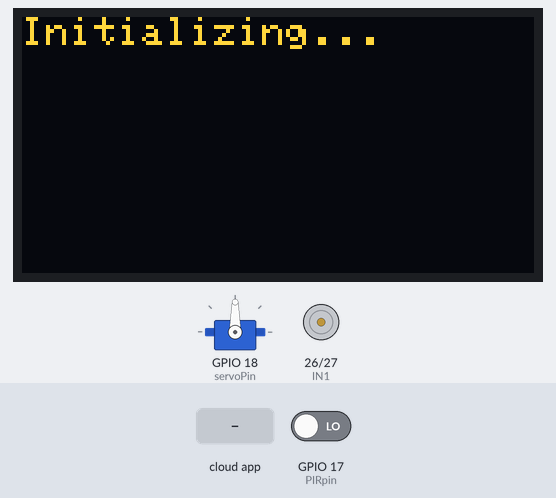
Bench run of a sketch on a simulated ESP32. On the bench: servo, 128×64 one-colour display, motor-driver pin pairs drawn as motors (green arrow = first pin HIGH = forward, orange = second pin HIGH = backward, longer = more drive, scaled by the enable pin). Inputs (shaded band) come from the test bench; at power-on: GPIO 17 (PIRpin) LOW. The OLED is the two-colour kind (top 16 rows yellow); WiFi joins after 1.5 s; servers stay silent unless stated; the local clock reads 2024-03-15 10:24:30 at power-on unless the sketch sets it; the Firebase database answers and starts empty; what the sketch prints to the serial monitor is not drawn.

Above: at 0.4 s.
At 2.1 s:
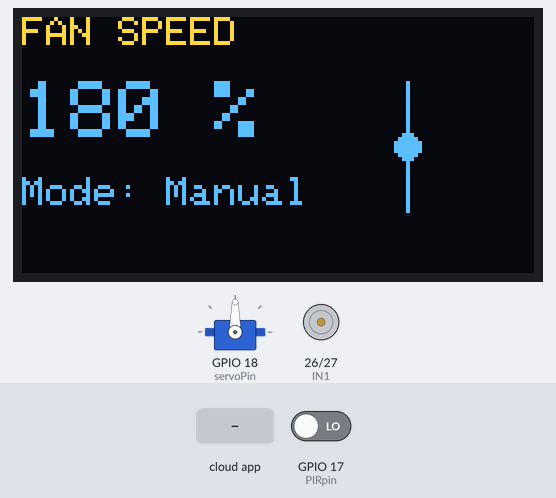
3.1 s: the phone or cloud app sets slow to 1
At 6.22 s:
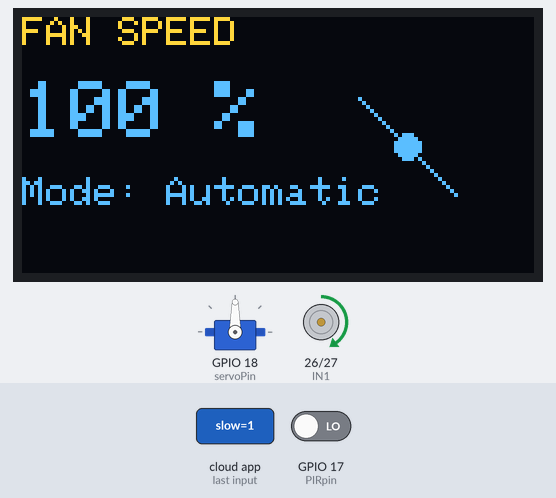
6.8 s: the phone or cloud app sets slow to 0
10.2 s: the phone or cloud app sets moderate to 1
At 12.4 s:
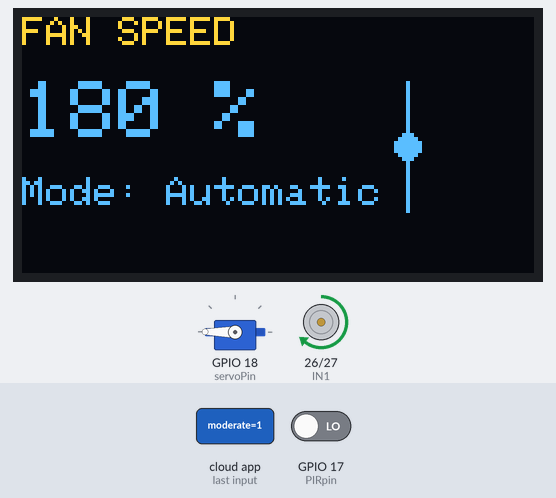
13.0 s: the phone or cloud app sets moderate to 0
17.0 s: the phone or cloud app sets rapid to 1
At 20.24 s:
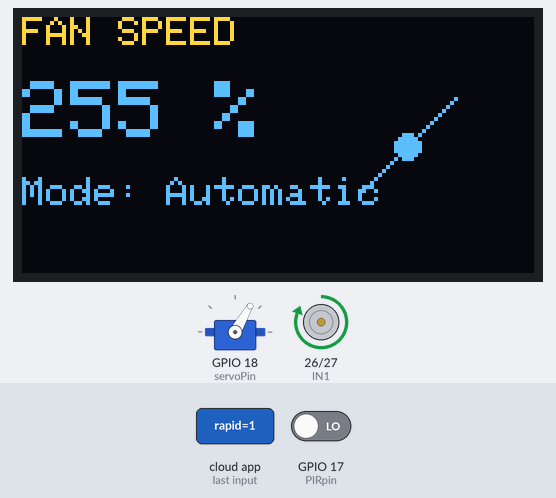
20.9 s: the phone or cloud app sets moderate to 1
At 22.76 s:
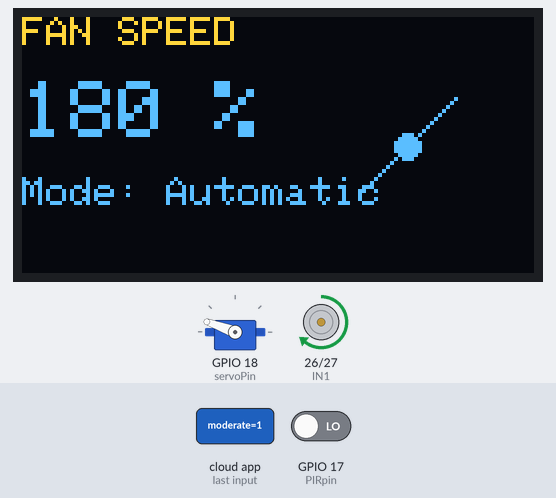
Timing chart, 0 to 24.4 s (numbered marks = the images above; inputs shaded):
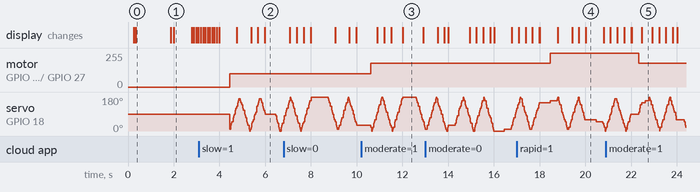

The sketch:

ucb-iot-fan-control.ino
```cpp
#include <Arduino.h>
#include <Wire.h>
#include <ESP32Servo.h>

#include "oledDisplay.h"
#include "configFirebase.h"

Servo servo;

OLEDDISPLAY display;
CONFIGFIREBASE firebase;

const int PIRpin   = 17;
const int servoPin = 18;

// L298N Motor Driver
const int ENA = 25;   // PWM
const int IN1 = 26;
const int IN2 = 27;

const int pwmFreq       = 1000;   // 1 kHz
const int pwmResolution = 8;      // 0–255

unsigned long oledMillis     = 0;
unsigned long firebaseMillis = 0;
unsigned long servoMillis    = 0;
unsigned long prevTime = 0;

const unsigned long OLED_INTERVAL     = 100;
const unsigned long FIREBASE_INTERVAL = 2000;
const unsigned long SERVO_INTERVAL    = 20;

bool firebaseActive = false;
bool isActivateServo = false;

int currentSpeed = 0;
int targetSpeed  = 0;

int servoAngle = 0;
int servoDir   = 1;


void setup() {
  Serial.begin(115200);
  Wire.begin();

  pinMode(PIRpin, INPUT);
  pinMode(IN1, OUTPUT);
  pinMode(IN2, OUTPUT);

  // Servo
  servo.attach(servoPin);
  servo.write(90);

  ledcAttach(ENA, pwmFreq, pwmResolution);
  ledcWrite(ENA, 0);

  Serial.println("ESP32 FAN CONTROL START");

  display.initDisplay();
  display.landingDisplay("Initializing...");

  if(!firebase.initFirebase()) {
    pirMode();
  }

}

void loop() {
  unsigned long now = millis();

  bool powerOn = firebase.hasPowerOn();
  bool autoMode = firebase.statusMode();

  if (now - firebaseMillis >= FIREBASE_INTERVAL) {
    firebaseMillis = now;

    int remote = firebase.remoteSpeed();
    if (remote >= 1) {
      targetSpeed = constrain(remote, 0, 255);
      firebaseActive = targetSpeed > 0;
      Serial.print("Firebase speed: ");
      Serial.println(targetSpeed);

      if (firebaseActive) {
        isActivateServo = true;
        prevTime = now;
      }
    }
  }

  if (isActivateServo) {
    servoSweep();
    if (now - prevTime >= 60000) {
      Serial.println("60s passed, checking servo activation again...");
      prevTime = now;
    }
  }

 if (firebaseActive) {
    Serial.println("Active fan!");
    moveForward(targetSpeed);
  } else {
    if (!powerOn && !autoMode) {
      pirMode();
    }
  }

  if (now - oledMillis >= OLED_INTERVAL) {
    oledMillis = now;
    display.showDisplay(targetSpeed, firebaseActive ? "Automatic" : "Manual");
  }
}


void moveForward(int speed) {
  digitalWrite(IN1, HIGH);
  digitalWrite(IN2, LOW);
  ledcWrite(ENA, speed);
}
void stopMotor() {
  digitalWrite(IN1, LOW);
  digitalWrite(IN2, LOW);
  ledcWrite(ENA, 0);
}

void pirMode() {
  int motion = digitalRead(PIRpin);

  if (motion == HIGH) {
    Serial.println("Motion detected!");
    moveForward(180);
    display.showDisplay(180, "Manual");

    isActivateServo = false;
    resetServo();
  } else {
    Serial.println("Motion not detected!");
    stopMotor();
  }
}
void servoSweep() {
  unsigned long now = millis();

  if (now - servoMillis >= SERVO_INTERVAL) {
    servoMillis = now;

    servoAngle += servoDir * 10;

    if (servoAngle >= 180) {
      servoAngle = 180;
      servoDir = -1; // reverse
    }
    else if (servoAngle <= 0) {
      servoAngle = 0;
      servoDir = 1;  // forward
    }

    servo.write(servoAngle);
    Serial.print("Servo angle: "); Serial.println(servoAngle);
  }
}


void resetServo() {
  servoAngle = 0;
  servoDir   = 1;
  servo.write(0);
}
```

oledDisplay.cpp
```cpp
#include "oledDisplay.h"

#include <SPI.h>
#include <Wire.h>
#include <Adafruit_GFX.h>
#include <Adafruit_SH110X.h>

// ===== MATCH YOUR WORKING CODE =====
#define i2c_Address 0x3C
#define SCREEN_WIDTH 128
#define SCREEN_HEIGHT 64
#define OLED_RESET   -1

// IMPORTANT: keep name DIFFERENT from your class instance
static Adafruit_SH1106G display(
  SCREEN_WIDTH,
  SCREEN_HEIGHT,
  &Wire,
  OLED_RESET
);

OLEDDISPLAY::OLEDDISPLAY() {}
OLEDDISPLAY::~OLEDDISPLAY() {}

void OLEDDISPLAY::initDisplay() {
  delay(250);  // REQUIRED (from Adafruit example)

  if (!display.begin(i2c_Address, true)) {
    Serial.println(F("SH1106 OLED init failed"));
    while (1);
  }

  display.clearDisplay();
  display.display();
}

void OLEDDISPLAY::showDisplay(int speed, const char * mode) {
  display.clearDisplay();

  display.setTextSize(1);
  display.setTextColor(SH110X_WHITE);
  display.setCursor(0, 0);
  display.println("FAN SPEED");

  display.setTextSize(2);
  display.setCursor(0, 16);
  if(speed <= 0)
    speed = 180;
  display.print(speed);
  display.print(" %");

  display.setTextSize(1);
  display.setCursor(0, 40);  // place below the speed
  display.print("Mode: ");
  display.println(mode);


  if (speed > 0) {
    animFrame = (animFrame + 1) % 4;
    drawFan(animFrame);
  }

  display.display();
}

void OLEDDISPLAY::landingDisplay(const char *message) {
  display.clearDisplay();

  display.setTextSize(1);
  display.setTextColor(SH110X_WHITE);
  display.setCursor(0, 0);
  display.println(message);
  display.display();
}

void OLEDDISPLAY::drawFan(uint8_t frame) {
  int cx = 96;
  int cy = 32;

  // hub
  display.fillCircle(cx, cy, 3, SH110X_WHITE);

  switch (frame) {
    case 0:
      display.drawLine(cx, cy, cx + 16, cy, SH110X_WHITE);
      display.drawLine(cx, cy, cx - 16, cy, SH110X_WHITE);
      break;
    case 1:
      display.drawLine(cx, cy, cx + 12, cy - 12, SH110X_WHITE);
      display.drawLine(cx, cy, cx - 12, cy + 12, SH110X_WHITE);
      break;
    case 2:
      display.drawLine(cx, cy, cx, cy + 16, SH110X_WHITE);
      display.drawLine(cx, cy, cx, cy - 16, SH110X_WHITE);
      break;
    case 3:
      display.drawLine(cx, cy, cx - 12, cy - 12, SH110X_WHITE);
      display.drawLine(cx, cy, cx + 12, cy + 12, SH110X_WHITE);
      break;
  }
}
```

oledDisplay.h
```cpp
#ifndef __OLEDDISPLAY__H
#define __OLEDDISPLAY__H

#include <Arduino.h>

class OLEDDISPLAY {
  public:
    OLEDDISPLAY();
    ~OLEDDISPLAY();

    void initDisplay();
    void showDisplay(int speed, const char * mode = NULL);
    void landingDisplay(const char * message);

  private:
    void drawFan(uint8_t frame);
    uint8_t animFrame = 0;
};

#endif
```

configFirebase.cpp
```cpp
#include "configFirebase.h"

#ifdef ESP32
#include <WiFi.h>
#include <FirebaseESP32.h>
#endif

#include <addons/TokenHelper.h>
#include <addons/RTDBHelper.h>

// ===== WIFI & FIREBASE CONFIG =====
#define WIFI_SSID       "SmartFanIoT"
#define WIFI_PASSWORD   "SmartFanIoT"

#define API_KEY         "AIzaSyCX984wDmiwBhVF98KtTrtNNeeC0C6rQDk"
#define DATABASE_URL    "https://fan-control-4b762-default-rtdb.firebaseio.com"
#define USER_EMAIL      "testuser@gmail.com"
#define USER_PASSWORD   "test123456!"

FirebaseData fbdo;
FirebaseAuth auth;
FirebaseConfig config;

static unsigned long lastFirebaseRead = 0;
static unsigned long prevTime = 0;
const unsigned long FIREBASE_INTERVAL = 2000;

CONFIGFIREBASE::CONFIGFIREBASE() {}

void CONFIGFIREBASE::initTime() {
  configTime(0, 0, "pool.ntp.org", "time.nist.gov");

  Serial.print("Syncing time");
  time_t now = time(nullptr);
  while (now < 100000) {
    delay(500);
    Serial.print(".");
    now = time(nullptr);
  }
  Serial.println("\nTime synchronized");
}

bool CONFIGFIREBASE::initFirebase() {
  WiFi.begin(WIFI_SSID, WIFI_PASSWORD);
  Serial.print("Connecting to WiFi");

  unsigned long wifiStart = millis();
  unsigned long lastDot = millis();
  bool connected = false;

  while (!connected) {
    unsigned long now = millis();

    if (WiFi.status() == WL_CONNECTED) {
      connected = true;
      Serial.println("\nWiFi Connected!");
      break;
    }

    if (now - wifiStart >= 120000) {
      Serial.println("\nWiFi connection timeout! Escaping to continue...");
      break;
    }

    if (now - lastDot >= 1000) {
      Serial.print(".");
      lastDot = now;
    }

    delay(10);
  }

  if (connected) {
    initTime(); // only sync time if WiFi connected
  } else {
    Serial.println("Proceeding without WiFi...");
    return false;
  }

  // Firebase config (can still initialize, but calls will fail until WiFi connects)
  config.api_key = API_KEY;
  config.database_url = DATABASE_URL;

  auth.user.email = USER_EMAIL;
  auth.user.password = USER_PASSWORD;

  config.token_status_callback = tokenStatusCallback;

  Firebase.reconnectWiFi(true);
  fbdo.setBSSLBufferSize(4096, 1024);

  Firebase.begin(&config, &auth);
  Firebase.setDoubleDigits(5);
  return true;
}


// ===== Helper to read boolean =====
bool CONFIGFIREBASE::getBoolValue(const char* path) {
  if (!Firebase.ready()) return false;

  if (Firebase.getBool(fbdo, path)) {
    return fbdo.boolData();
  } else {
    Serial.println(fbdo.errorReason());
    return false;
  }
}

bool CONFIGFIREBASE::hasPowerOn() {
  static unsigned long lastRead = 0;

  if (millis() - lastRead < FIREBASE_INTERVAL) return false;
  lastRead = millis();

  if (!Firebase.ready()) return false;

  if (Firebase.getBool(fbdo, "/systemsControl/power")) {
    return fbdo.boolData();
  }

  Serial.println(fbdo.errorReason());
  return false;
}

bool CONFIGFIREBASE::statusMode() {
  static unsigned long lastRead = 0;

  if (millis() - lastRead < FIREBASE_INTERVAL) return false;
  lastRead = millis();

  if (!Firebase.ready()) return false;

  if (Firebase.getBool(fbdo, "/systemsControl/status")) {
    return fbdo.boolData();
  }

  Serial.println(fbdo.errorReason());
  return false;
}

// ===== Main speed logic =====
int CONFIGFIREBASE::remoteSpeed() {
  if (millis() - lastFirebaseRead < FIREBASE_INTERVAL) {
    return -1; // no update yet
  }
  lastFirebaseRead = millis();

  if (getBoolValue("/systemsControl/slow")) {
    return 100;
  }

  if (getBoolValue("/systemsControl/moderate")) {
    return 180;
  }

  if (getBoolValue("/systemsControl/rapid")) {
    return 255;
  }

  return 0;
}
```

configFirebase.h
```cpp
#ifndef __CONFIGFIREBASE__H
#define __CONFIGFIREBASE__H

#include <Arduino.h>

class CONFIGFIREBASE {
  public:
    CONFIGFIREBASE();
    bool initFirebase();
    int remoteSpeed();   // returns 0–255, or -1 if no update
    bool hasPowerOn();
    bool statusMode();
  private:
    bool getBoolValue(const char* path);
    const char * error = NULL;
    void initTime();
};

#endif
```

Measured:
- after the input at 10.2 s, motor on GPIO 26 (IN1) / GPIO 27 (IN2): forward 100/255 → forward 179/255 after 0.41 s
- after the input at 17.0 s, motor on GPIO 26 (IN1) / GPIO 27 (IN2): forward 179/255 → forward 255/255 after 1.5 s
- after the input at 20.9 s, motor on GPIO 26 (IN1) / GPIO 27 (IN2): forward 255/255 → forward 179/255 after 1.4 s
- what the display in image 0 shows lasts 1.6 s, from 0.3 s to 1.9 s
- what the display in image 1 shows lasts 0.8 s, from 2.0 s to 2.8 s
- what the display in image 3 shows lasts 0.9 s, from 12.0 s to 12.9 s
